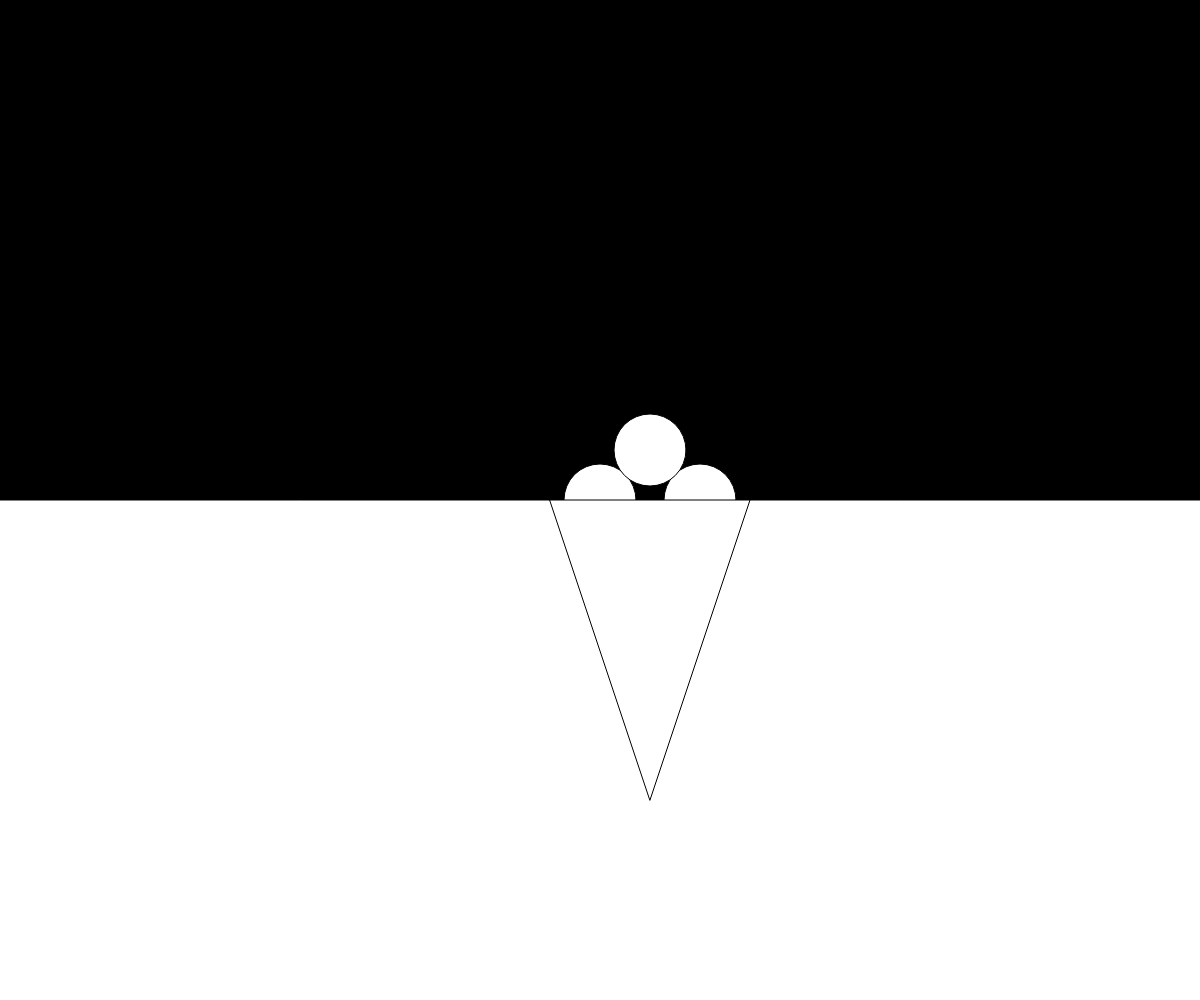
Frame 1 (no input)
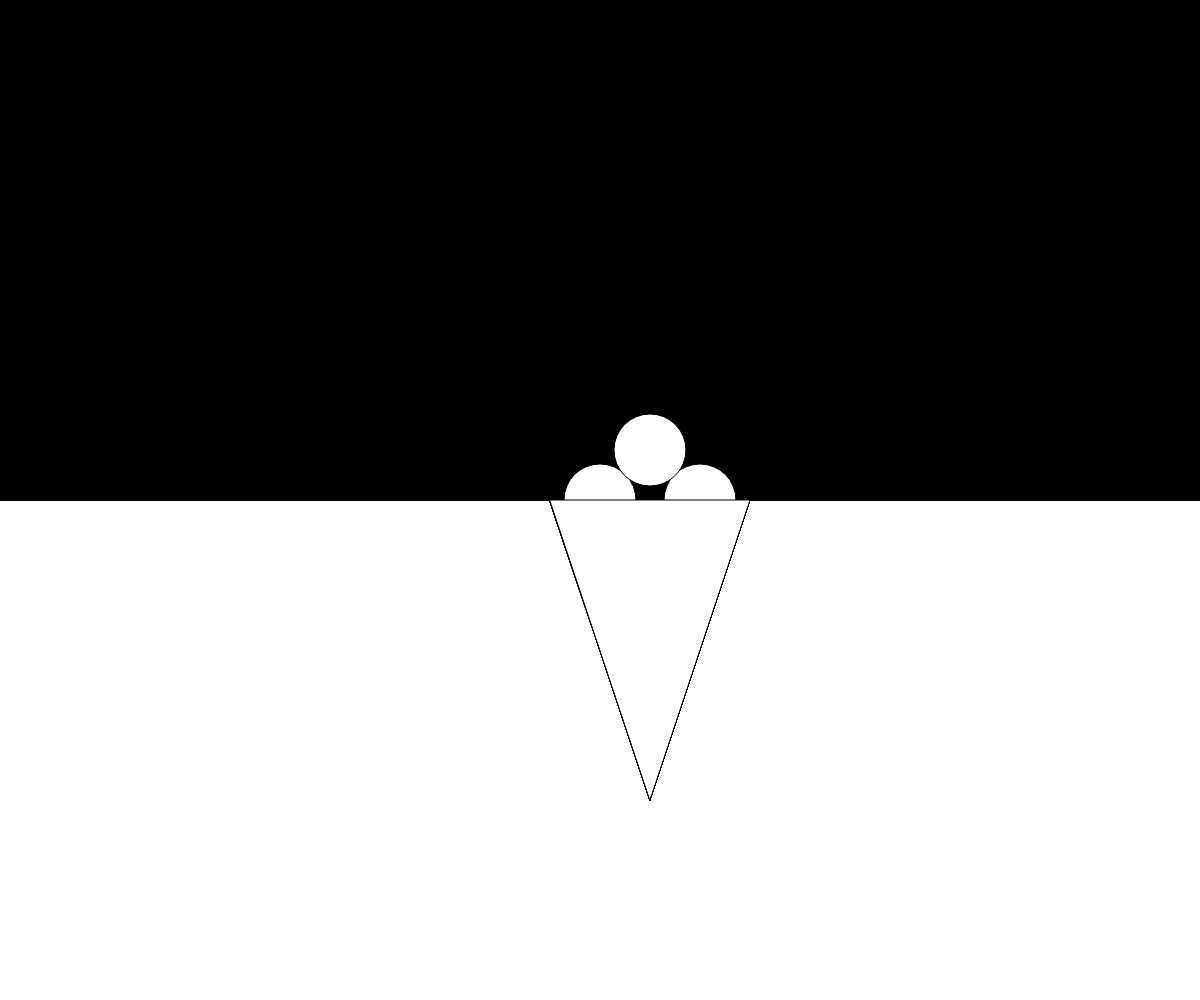
Frame 60 (no input)
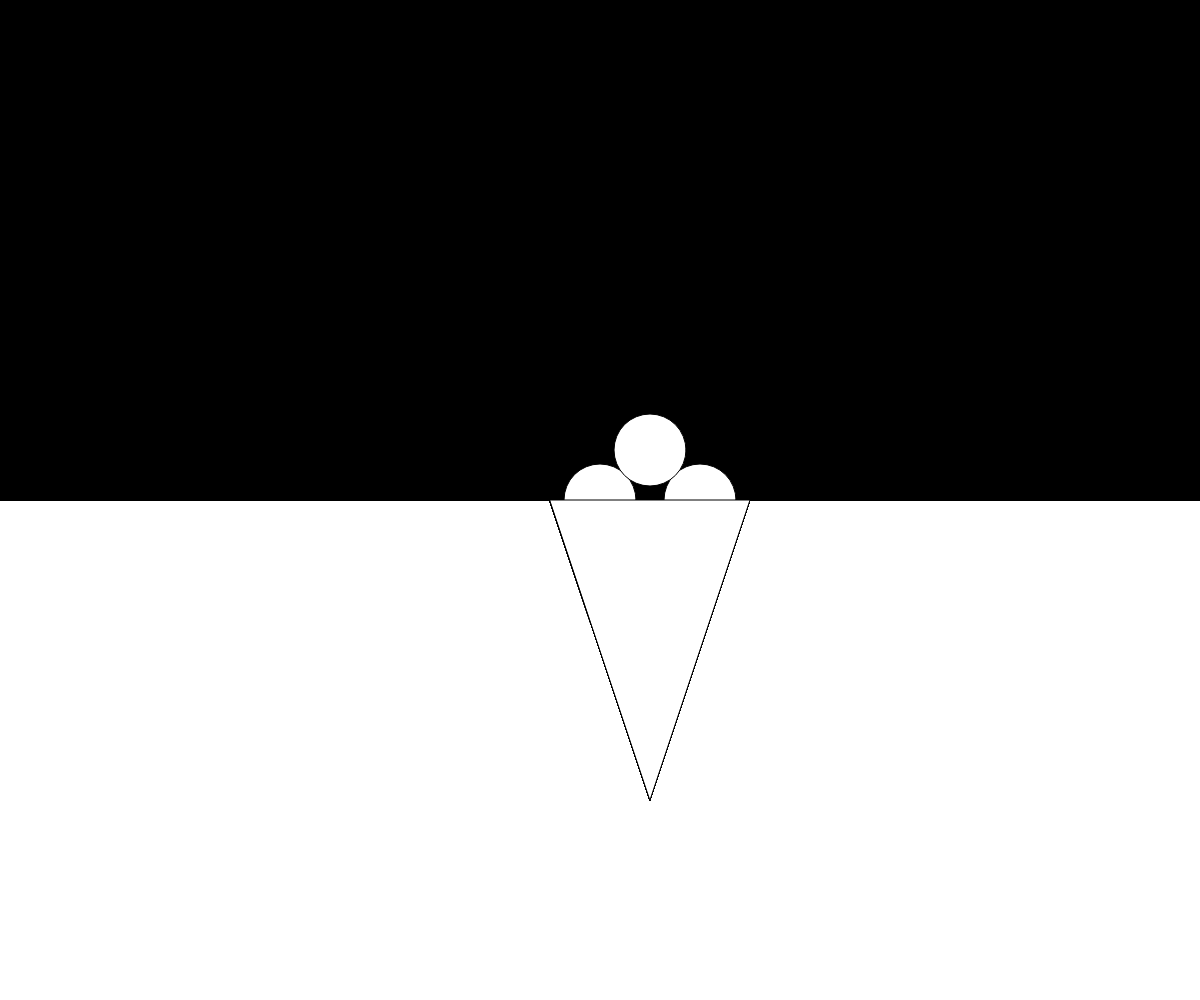
Frame 120 (the mouse pressed at the canvas centre since frame 60)

The p5.js sketch that drew these frames (run headless with seeded random() and noise() and a simulated clock; from frame 60 on, the mouse is pressed at the canvas centre):

// p5.js sketch
// ── sketch.js
function setup() {
  createCanvas(windowWidth, windowHeight);
}

function draw() {
  const baseX = width / 2;
  const baseY = height / 2;

  const circleSize = width * 0.06;

  fill("#000");

  rect(0, 0, width, baseY);

  let ellipsePositions = [
    {
      x: baseX,
      y: baseY
    },
    {
      x: baseX + 100,
      y: baseY
    },
    {
      x: baseX + 50,
      y: baseY - 50
    }
  ];

  fill("#fff");
  ellipsePositions.forEach(position => {
    ellipse(position.x, position.y, circleSize, circleSize);
  });

  fill("##fff");
  translate(baseX, baseY);
  triangle(-50, 0, 150, 0, 50, 300);
}
